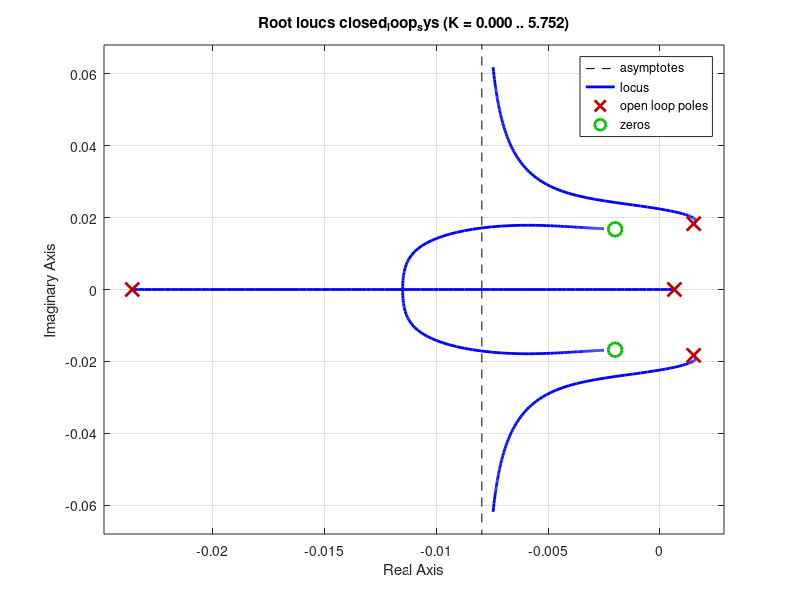

Write MATLAB code to recreate this figure.
% 전달 함수의 분자와 분모 계수 정의
num= [0.000695 2.789e-06 1.981e-07];
den= [1 0.01994 0.0009487 1.059e-05 1.93e-07];

% 전달 함수 생성
G = tf(num, den);

closed_loop_sys = feedback(G, -1);
% 근궤적 그리기
figure;
rlocus(closed_loop_sys);
grid on;
